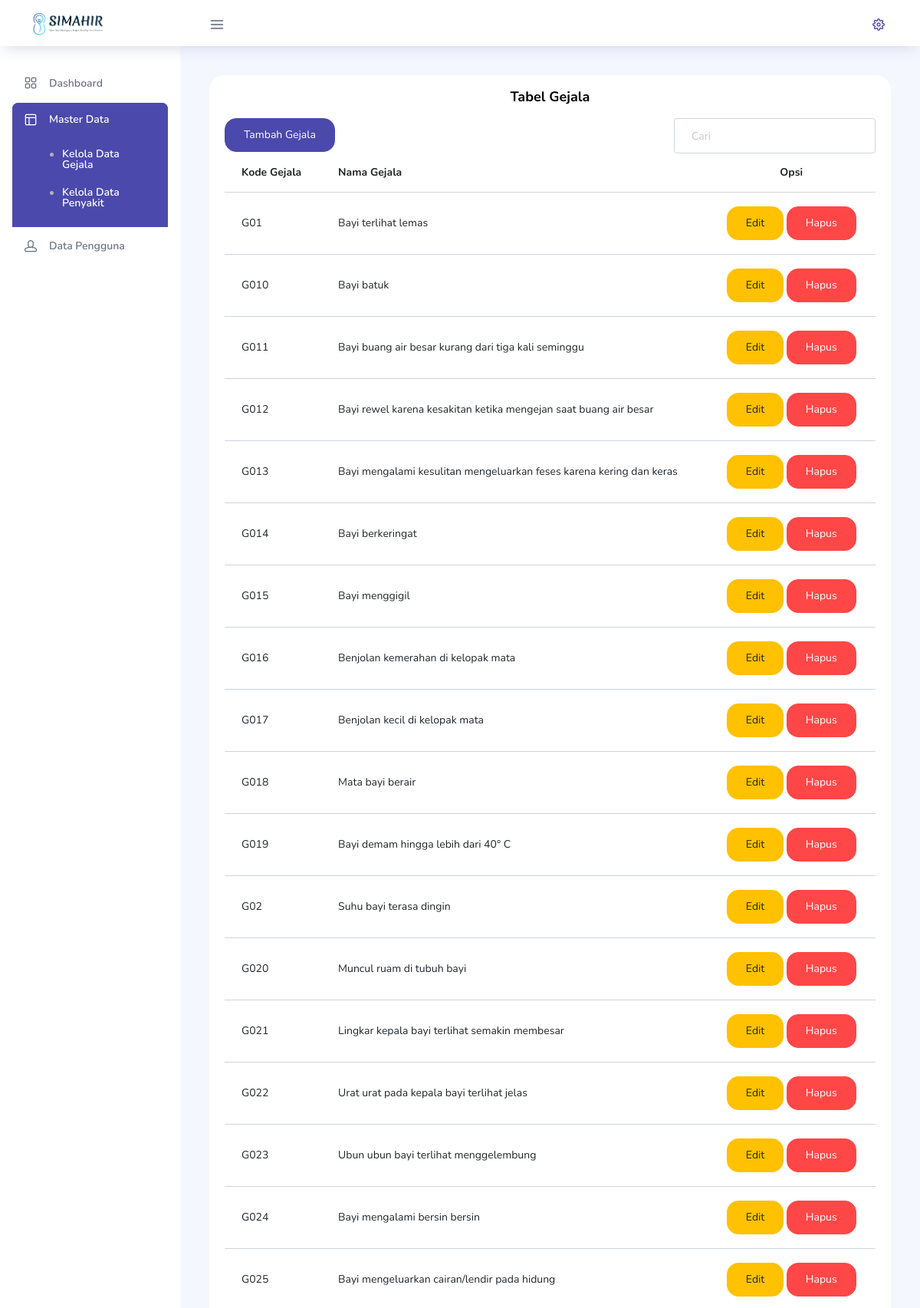
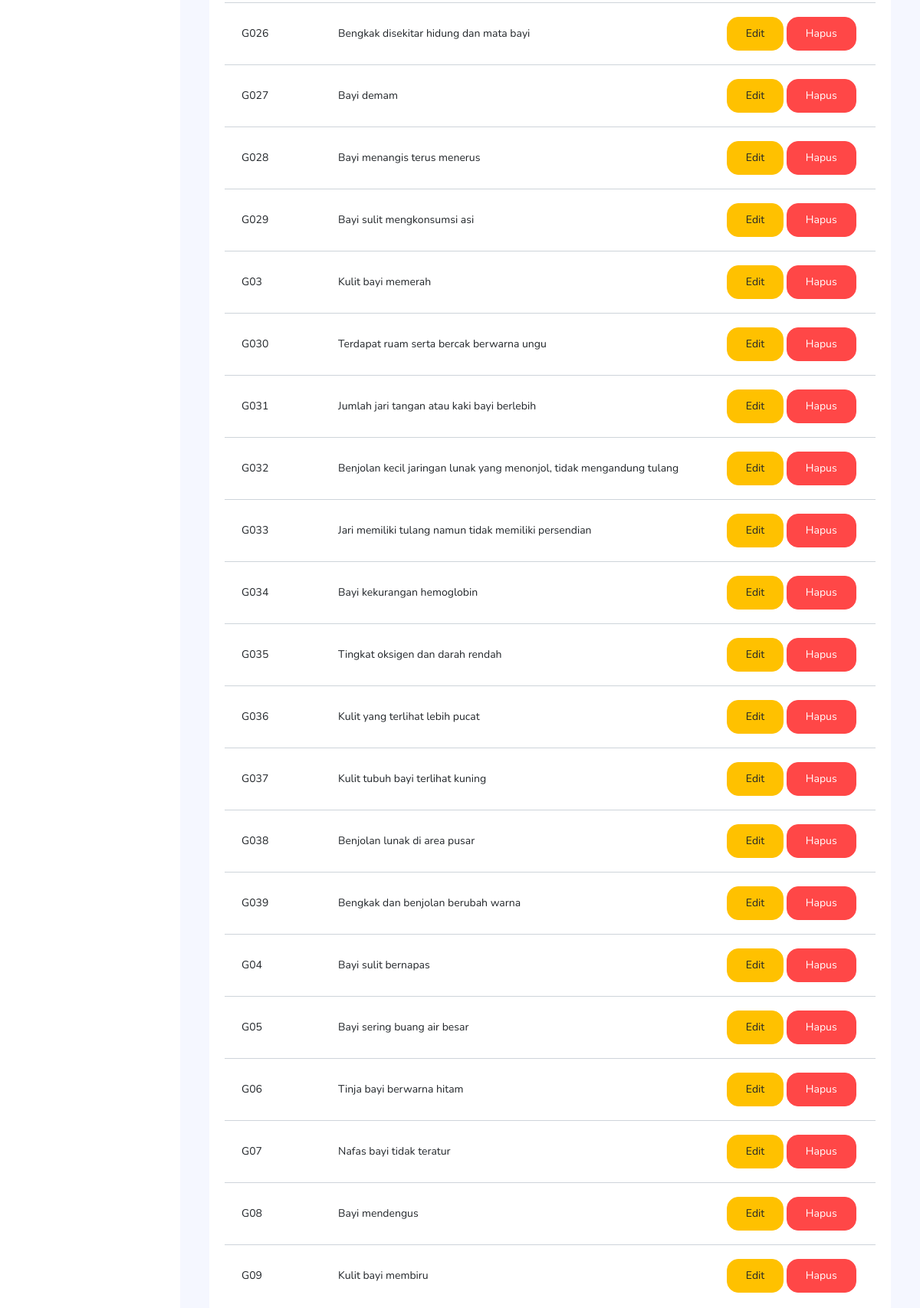
The page /view/tb_gejala.php (signed in, upper part) on the database its author committed (2 pictures, top to bottom).
### tables this page shows
CREATE TABLE `tb_gejala`  (
  `kode_gejala` varchar(4) NOT NULL,
  `nama_gejala` varchar(255) NOT NULL,
  PRIMARY KEY (`kode_gejala`) USING BTREE
);

### class/koneksi.php (called while the page is built, shortened)
<?php
    class koneksi{
        public function __construct($con){
            $this->db=$con;
        }
    }
?>

### class/class_gejala.php (the view, shortened to what this page needs)
<?php
require_once 'koneksi.php';
class gejala extends koneksi {
                ?>
<?php
    public function Tampilgejala ($query){
        $query = $this->db->prepare($query);
        $query->execute();
    while($row = $query->fetch(PDO::FETCH_ASSOC))
    {
     ?>
<tr>
    <td><?php echo "{$row['kode_gejala']}"; ?></td>
    <td><?php echo "{$row['nama_gejala']}"; ?></td>
    <td>
        <center>
            <a href="tb_gejala_edit.php?id=<?php echo $row['kode_gejala'] ?>" class='btn btn-warning'>Edit</a>
            <a class="hapus_gejala btn btn-danger" id="<?php echo $row['kode_gejala'] ?>">Hapus</a>
        </center>
    </td>
</tr>
<?php
   }
}
}

### rows shown on the page
tb_gejala: kode_gejala "G01", nama_gejala "Bayi terlihat lemas"
tb_gejala: kode_gejala "G010", nama_gejala "Bayi batuk"
tb_gejala: kode_gejala "G011", nama_gejala "Bayi buang air besar kurang dari tiga kali seminggu"
tb_gejala: kode_gejala "G012", nama_gejala "Bayi rewel karena kesakitan ketika mengejan saat buang air besar"
tb_gejala: kode_gejala "G013", nama_gejala "Bayi mengalami kesulitan mengeluarkan feses karena kering dan keras"
tb_gejala: kode_gejala "G014", nama_gejala "Bayi berkeringat"
tb_gejala: kode_gejala "G015", nama_gejala "Bayi menggigil"
tb_gejala: kode_gejala "G016", nama_gejala "Benjolan kemerahan di kelopak mata"
tb_gejala: kode_gejala "G017", nama_gejala "Benjolan kecil di kelopak mata"
tb_gejala: kode_gejala "G018", nama_gejala "Mata bayi berair"
tb_gejala: kode_gejala "G019", nama_gejala "Bayi demam hingga lebih dari 40° C"
tb_gejala: kode_gejala "G02", nama_gejala "Suhu bayi terasa dingin"
tb_gejala: kode_gejala "G020", nama_gejala "Muncul ruam di tubuh bayi"
tb_gejala: kode_gejala "G021", nama_gejala "Lingkar kepala bayi terlihat semakin membesar"
tb_gejala: kode_gejala "G022", nama_gejala "Urat urat pada kepala bayi terlihat jelas"
tb_gejala: kode_gejala "G023", nama_gejala "Ubun ubun bayi terlihat menggelembung"
tb_gejala: kode_gejala "G024", nama_gejala "Bayi mengalami bersin bersin"
tb_gejala: kode_gejala "G025", nama_gejala "Bayi mengeluarkan cairan/lendir pada hidung"
tb_gejala: kode_gejala "G026", nama_gejala "Bengkak disekitar hidung dan mata bayi"
tb_gejala: kode_gejala "G027", nama_gejala "Bayi demam"
tb_gejala: kode_gejala "G028", nama_gejala "Bayi menangis terus menerus"
tb_gejala: kode_gejala "G029", nama_gejala "Bayi sulit mengkonsumsi asi"
tb_gejala: kode_gejala "G03", nama_gejala "Kulit bayi memerah"
tb_gejala: kode_gejala "G030", nama_gejala "Terdapat ruam serta bercak berwarna ungu"
tb_gejala: kode_gejala "G031", nama_gejala "Jumlah jari tangan atau kaki bayi berlebih"
tb_gejala: kode_gejala "G032", nama_gejala "Benjolan kecil jaringan lunak yang menonjol, tidak mengandung tulang"
tb_gejala: kode_gejala "G033", nama_gejala "Jari memiliki tulang namun tidak memiliki persendian"
tb_gejala: kode_gejala "G034", nama_gejala "Bayi kekurangan hemoglobin"
tb_gejala: kode_gejala "G035", nama_gejala "Tingkat oksigen dan darah rendah"
tb_gejala: kode_gejala "G036", nama_gejala "Kulit yang terlihat lebih pucat"
tb_gejala: kode_gejala "G037", nama_gejala "Kulit tubuh bayi terlihat kuning"
tb_gejala: kode_gejala "G038", nama_gejala "Benjolan lunak di area pusar"
tb_gejala: kode_gejala "G039", nama_gejala "Bengkak dan benjolan berubah warna"
tb_gejala: kode_gejala "G04", nama_gejala "Bayi sulit bernapas"
tb_gejala: kode_gejala "G05", nama_gejala "Bayi sering buang air besar"
tb_gejala: kode_gejala "G06", nama_gejala "Tinja bayi berwarna hitam"
tb_gejala: kode_gejala "G07", nama_gejala "Nafas bayi tidak teratur"
tb_gejala: kode_gejala "G08", nama_gejala "Bayi mendengus"
tb_gejala: kode_gejala "G09", nama_gejala "Kulit bayi membiru"
